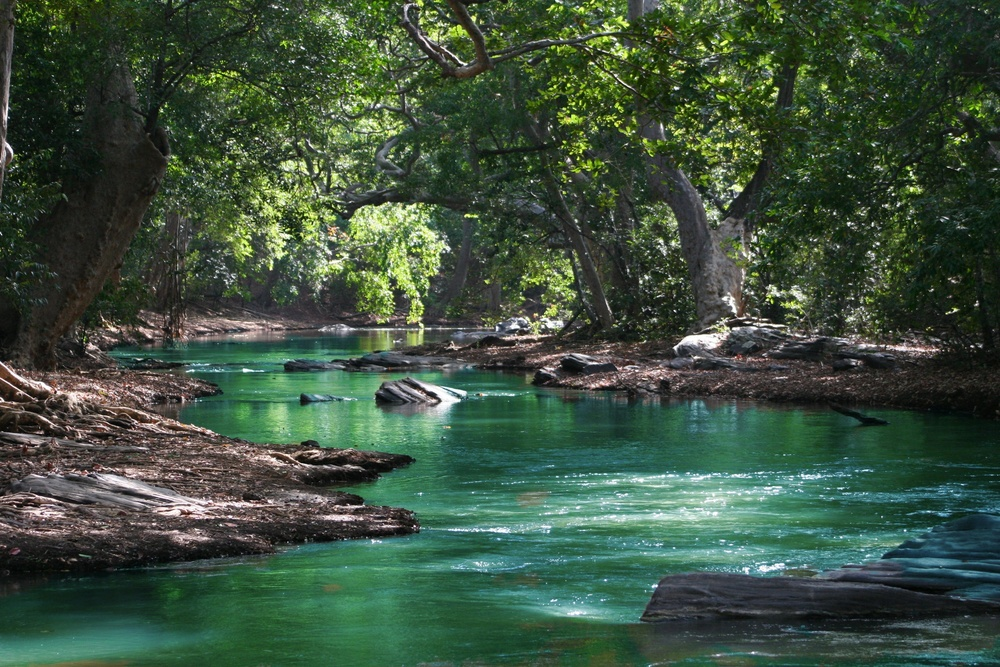
#> input picture images/Test1.jpg, 1000 x 667 px, shrunk from 3504 x 2336 before the run, found by its file name
$ python Test2_20231214134902.py
#> lines starting #> are read from the running program, lines starting #| are printed output that depends on the picture
#> further down, bgr_image is the input picture: shape (667, 1000, 3); mean B, G, R 62.5, 81.3, 60.9
import cv2
import numpy as np

def convert_to_grayscale_better(image):
    if len(image.shape) == 3 and image.shape[2] == 3:  # Check if it's a BGR image
        # Extracting R, G, B channels
        blue_channel = image[:, :, 0]
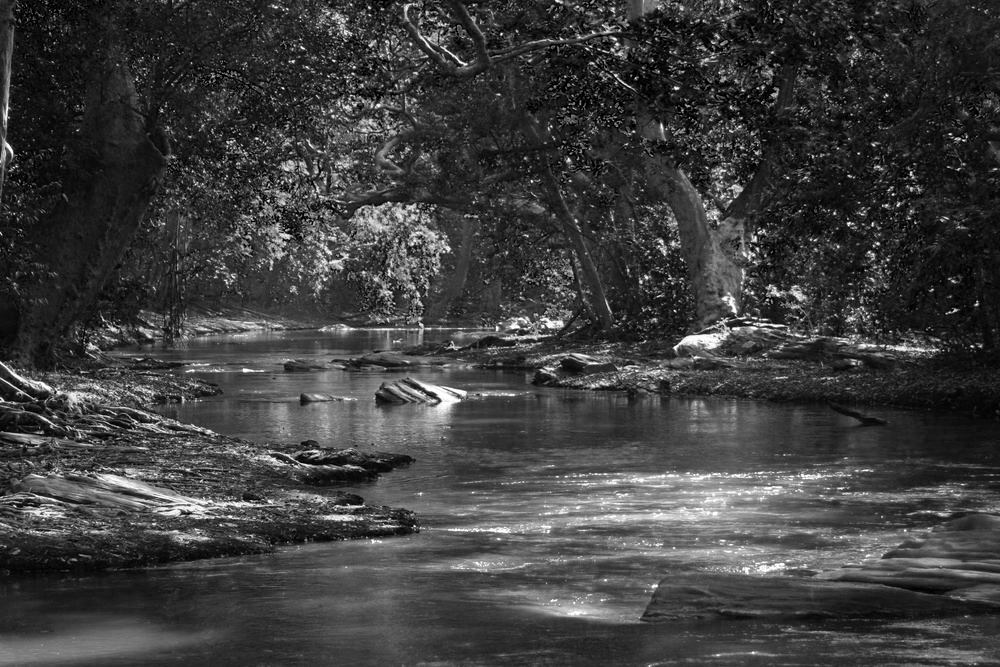
#> blue_channel: shape (667, 1000); min 0, max 255, mean 62.5
        green_channel = image[:, :, 1]
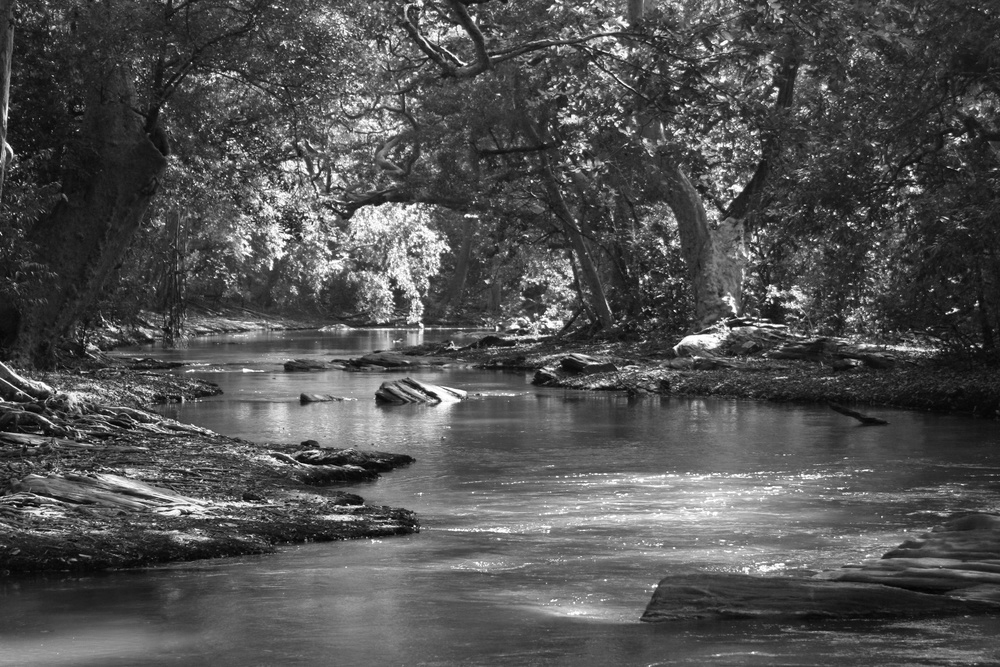
#> green_channel: shape (667, 1000); min 0, max 255, mean 81.3
        red_channel = image[:, :, 2]
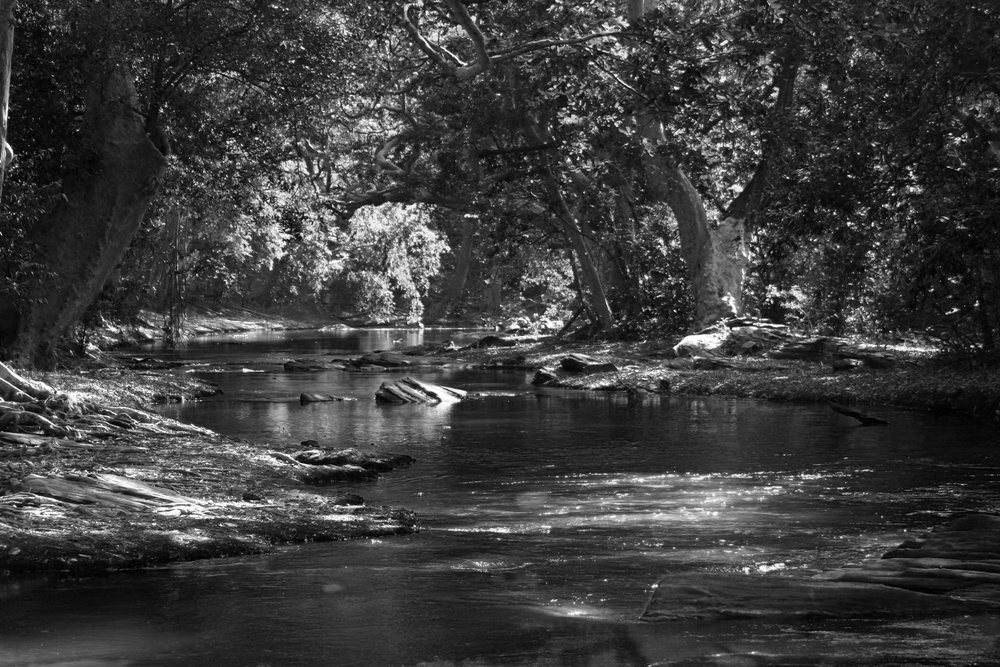
#> red_channel: shape (667, 1000); min 0, max 255, mean 60.9

        # Applying the formula: I = 0.299 * R + 0.587 * G + 0.114 * B
        grayscale_image = 0.299 * red_channel + 0.587 * green_channel + 0.114 * blue_channel
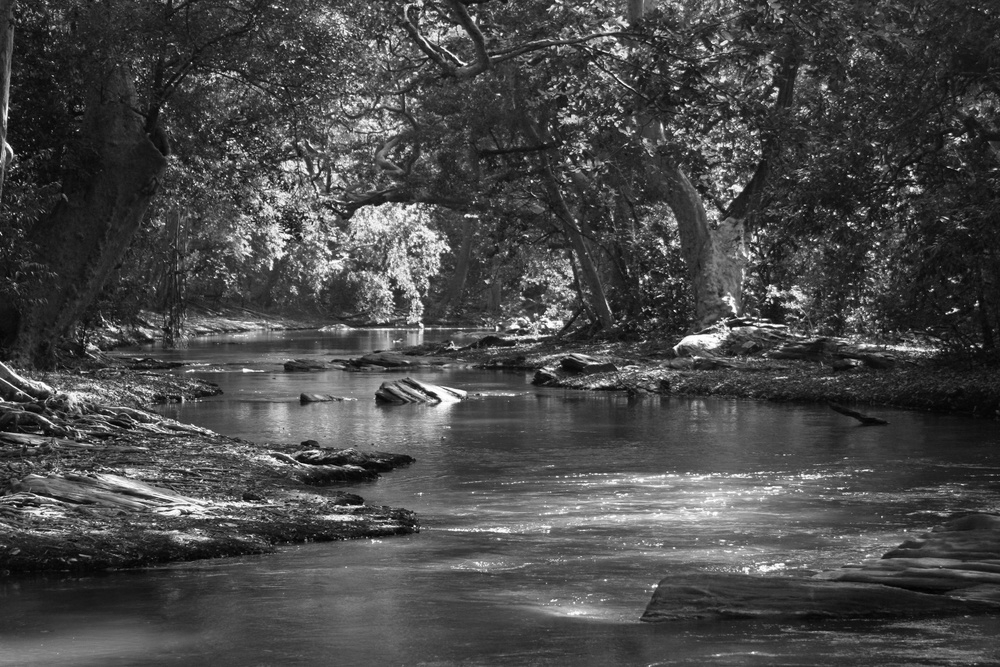
#> grayscale_image: shape (667, 1000) float64; min 0, max 255, mean 73

        # Convert to uint8 type (required for displaying with OpenCV)
        grayscale_image = grayscale_image.astype(np.uint8)

        return grayscale_image

    else:
        print("Input is not a BGR image.")
        return None

# Load the BGR image
image_path = './images/Test1.jpg'
bgr_image = cv2.imread(image_path)

# Convert to grayscale using the custom function
grayscale_image = convert_to_grayscale_better(bgr_image)

# Display the original and grayscale images
cv2.imshow('Original Image', bgr_image)
cv2.imshow('Grayscale Image', grayscale_image)
cv2.waitKey(0)
cv2.destroyAllWindows()

$ run again, with images/fruit1.jpg copied over images/Test1.jpg
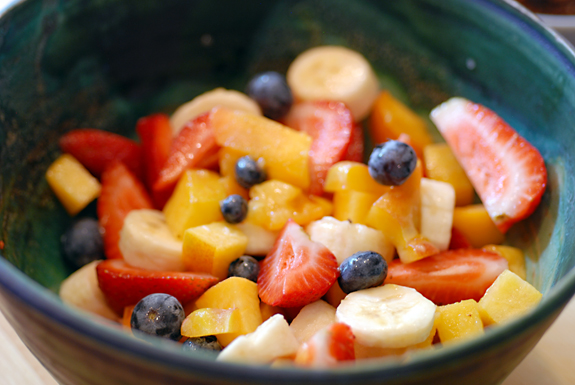
#> input picture images/fruit1.jpg, 575 x 385 px, found by its file name
#> bgr_image is the input picture: shape (385, 575, 3); mean B, G, R 68, 97.8, 128.9
#> in convert_to_grayscale_better, `red_channel = image[:, :, 2]`:
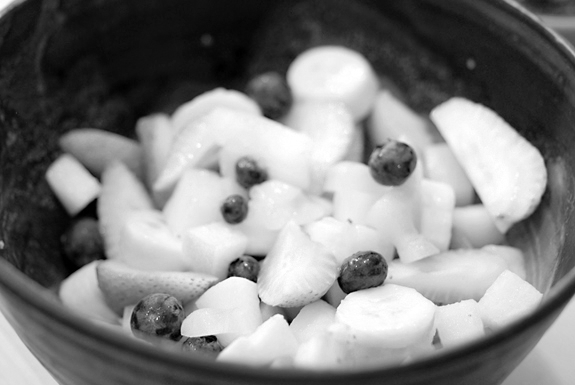
#> red_channel: shape (385, 575); min 0, max 255, mean 128.9
#> in convert_to_grayscale_better, `grayscale_image = 0.299 * red_channel + 0.587 * green_channel + 0.114 ..`:
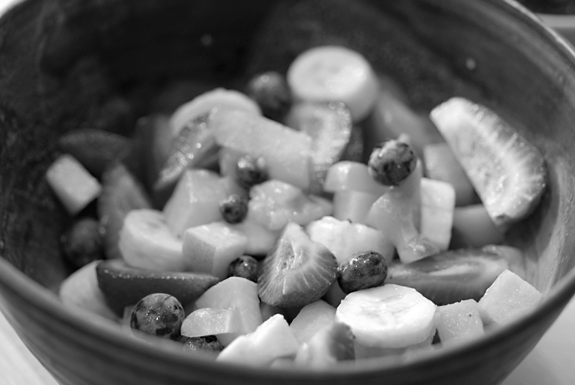
#> grayscale_image: shape (385, 575) float64; min 0, max 255, mean 103.7

$ run again, with images/fruit2.jpg copied over images/Test1.jpg
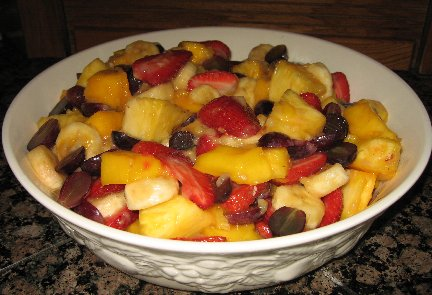
#> input picture images/fruit2.jpg, 432 x 295 px, found by its file name
#> bgr_image is the input picture: shape (295, 432, 3); mean B, G, R 53.5, 90.8, 124.9
#> in convert_to_grayscale_better, `blue_channel = image[:, :, 0]`:
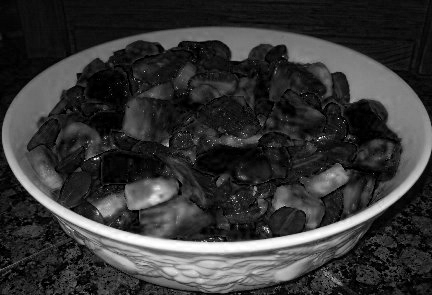
#> blue_channel: shape (295, 432); min 0, max 255, mean 53.5
#> in convert_to_grayscale_better, `grayscale_image = 0.299 * red_channel + 0.587 * green_channel + 0.114 ..`:
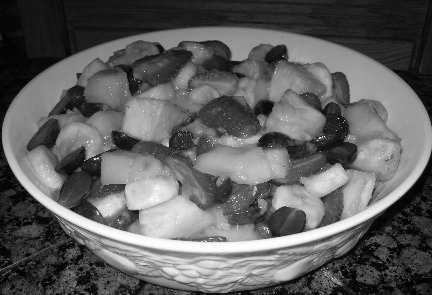
#> grayscale_image: shape (295, 432) float64; min 0, max 255, mean 96.7
